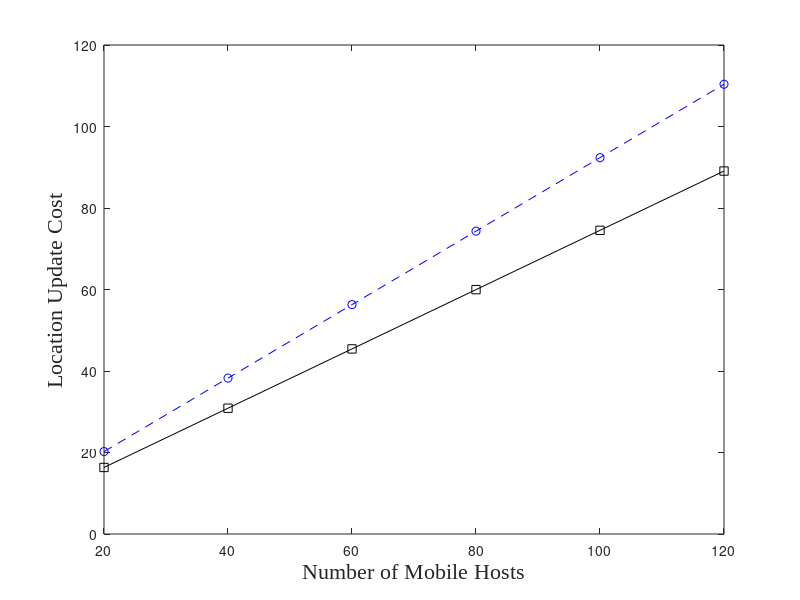

Write the MATLAB code that produced this figure. (Note: this script raises an error after producing the figure.)

  fs = 16;
    fn = 'Times New Roman';
             
         axis([20, 120, 0, 900]); 
         
         
          load data1.txt
          xa = data1(:,1);
          ya = data1(:,2);
          
          plot(xa,ya,'--bo'); 
          hold all;
          
          load data2.txt
          xb = data2(:,1);
          yb = data2(:,2);
          
          plot(xb,yb,'-ks'); 
          hold all;
%           plot(xb,zb,'-bV');
%           plot(xb,ub,'-.r*');

    ylabel('Location Update Cost','FontSize',fs,'FontName',fn);
    xlabel({'Number of Mobile Hosts'},'FontSize',fs,'FontName',fn);
    
      fs = 14;
    
    h = legend('RWP','CitySec',0);
set(h,'FontSize',fs,'FontName',fn,'Location','Best');
set(h,'Interpreter','latex')
set(h, 'Box', 'on');
set(h, 'Color', 'none');

fs = 14;
set(gca,'FontSize',fs,'FontName',fn);



          
